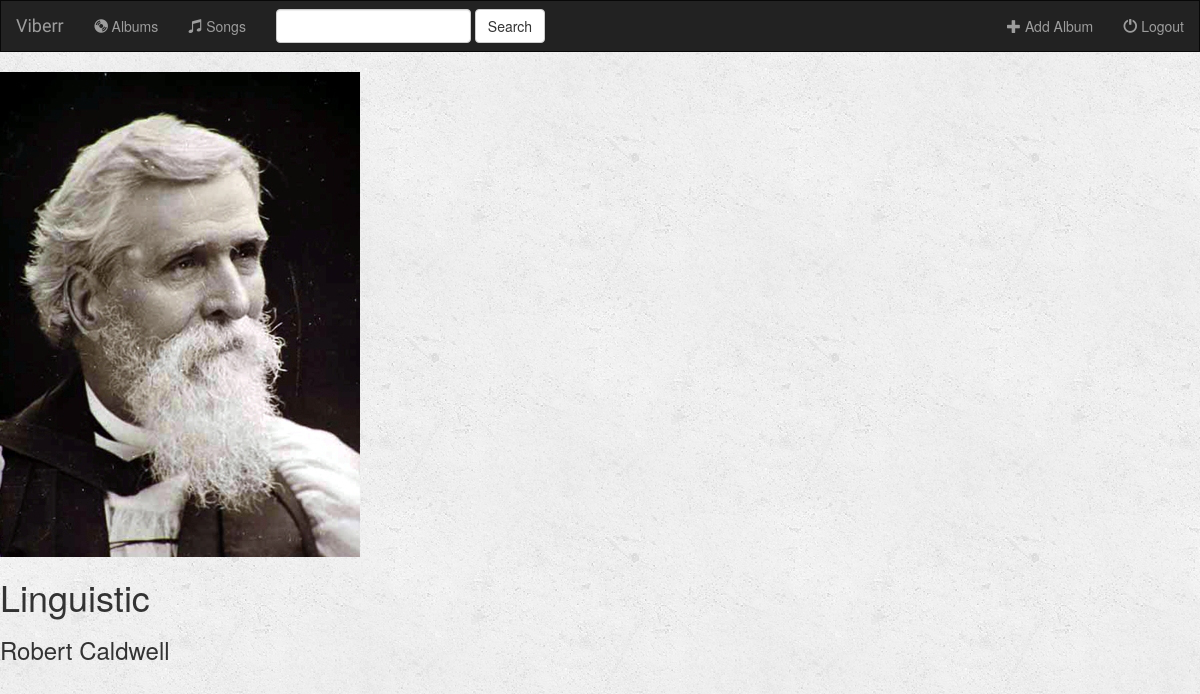
/music/2/, run on the app's committed database.
### music/models.py (models this page shows, shortened)
class Album(models.Model):
    artist = models.CharField(max_length=250)
    album_title = models.CharField(max_length=500)
    genre = models.CharField(max_length=100)
    album_logo = models.FileField()

### music/views.py (the view)
# urls.py: url(r'^(?P<pk>[0-9]+)/$', views.DetailView.as_view(), name='detail'),
class DetailView(generic.DetailView):
    model = Album
    template_name = 'music/detail.html'

### music/templates/music/detail.html (shortened to what this page needs)
{% extends 'music/base.html' %}
{%  block body %}
<img src="{{album.album_logo.url}}">
<h1> {{album.album_title}} </h1>
<h3> {{album.artist}} </h3>
{% endblock %}

### music/static/music/style.css (style rules this page uses)
body { background: white url('images/background.png'); }

### data on the page
Album: album_logo (picture), album_title "Linguistic", artist "Robert Caldwell"
